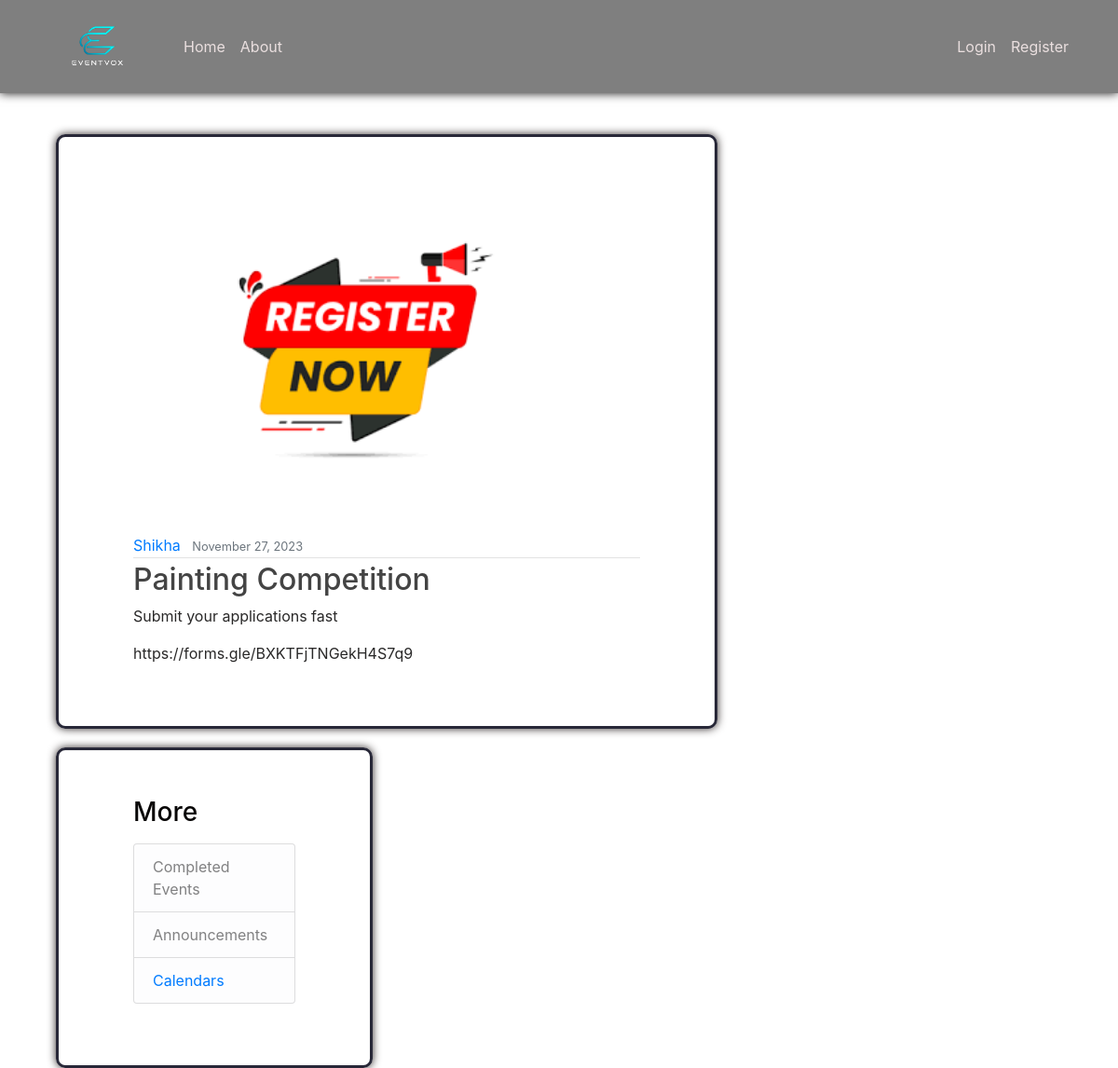
The app's page /event/9/ with its own data.
### events/models.py (models this page shows, shortened)
class Event(models.Model):
    title = models.CharField(max_length = 100)
    content = models.TextField()
    date = models.DateField()
    link = models.URLField(max_length=200,default='http://127.0.0.1:8000/')
    organization = models.ForeignKey(User, on_delete=models.CASCADE)
    image = models.ImageField(default = 'default.jpg', upload_to = 'events_pics')

### events/views.py (the view)
# urls.py: path('event/<int:pk>/', EventDetailView.as_view() , name='event-detail'),
class EventDetailView(DetailView):
    model = Event

### events/templates/events/event_detail.html (shortened to what this page needs)
{% extends "events/base.html" %}
{% load static %}
{% block content %}
    <article class="media content-section">
        <div class="media-body">
            <img class=" account-img" src="{{ event.image.url }}">
        <div class="article-metadata">
            <a class="mr-2" href="#">{{ object.organization }}</a>
            <small class="text-muted">{{ object.date|date:"F d, Y" }}</small>
        </div>
        <h2 class="article-title">{{ object.title }}</h2>
        <p class="article-content">{{ object.content }}</p>
        <p class="article-content">{{ object.link }}</p>
        </div>
    </article>
{% endblock content %}

### events/static/events/main.css (style rules this page uses)
body { background: url(bg.jpg); background-size: cover; height: 100vh; background-position: center; color: #292828; margin-top: 9rem; }
h1, h2, h3, h4, h5, h6 { color: #080606; }
.content-section { background: rgba(255, 255, 255, 0.767); box-shadow: 0 0 10px #312a2a; padding: 50px 80px; border: 3px solid #282838; border-radius: 10px; margin-bottom: 20px; }
.article-title { color: #444444; }
.article-content { white-space: pre-line; }
.article-metadata { padding-bottom: 1px; margin-bottom: 4px; border-bottom: 1px solid #e3e3e3 }
.account-img { height: 360px; width: 360px; vertical-align: middle; margin-right: 20px; margin-bottom: 16px; padding: 20px; margin-left: 70px; }

### records on screen
Event: image (placeholder picture), organization "Shikha", date "November 27, 2023", title "Painting Competition", content "Submit your applications fast", link "https://forms.gle/BXKTFjTNGekH4S7q9"
